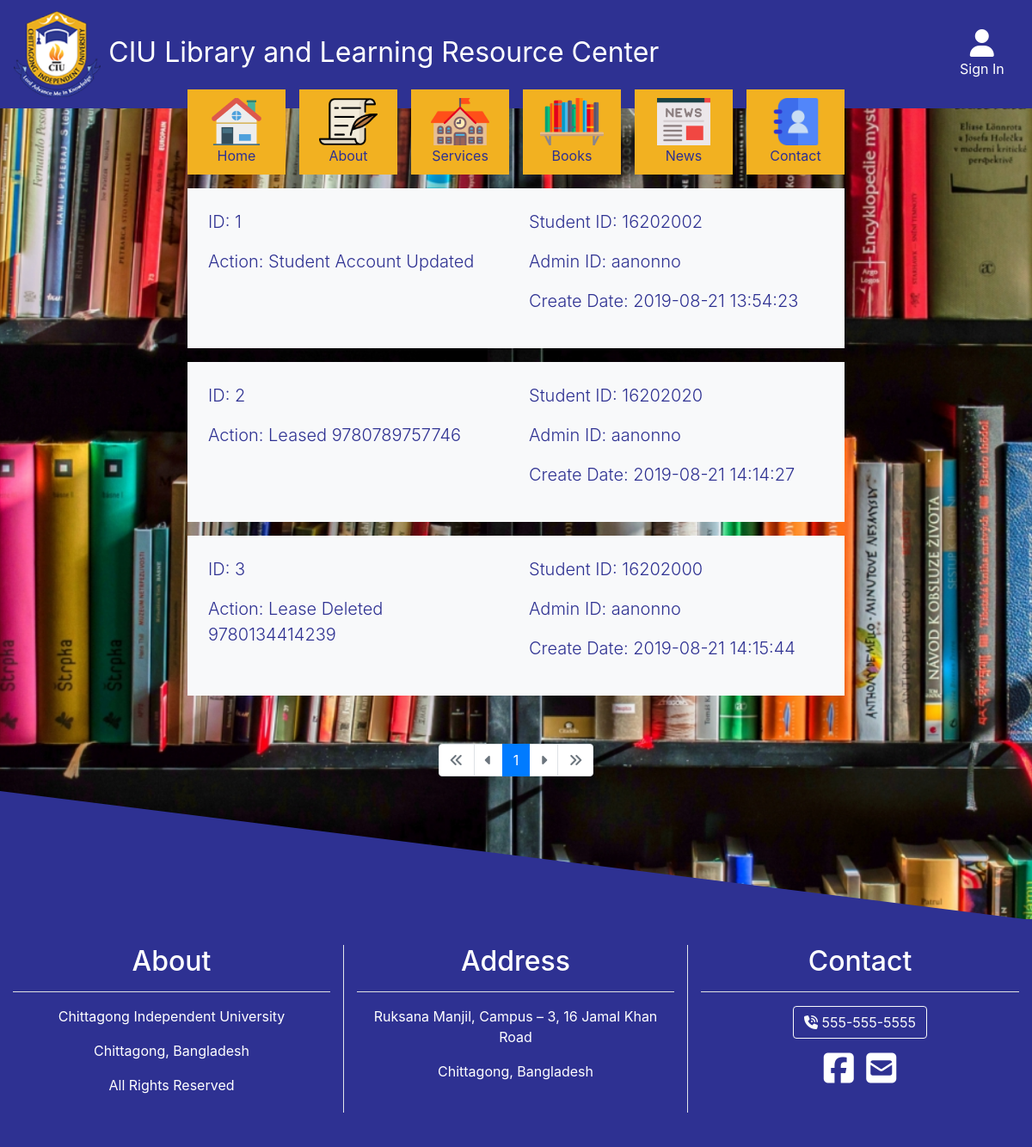
Page /view_log.php on the committed database.
### tables this page shows
CREATE TABLE `log` (
  `id` int(11) NOT NULL,
  `action` varchar(255) NOT NULL,
  `student_id` int(20) NOT NULL,
  `admin_id` varchar(20) NOT NULL,
  `create_date` timestamp NOT NULL DEFAULT CURRENT_TIMESTAMP
);

### lib/Template.php (called while the page is built, shortened)
<?php
class Template{
    protected $template;
    public function __construct($template)
    {
        $this->template = $template;
    }
    public function __toString()
    {
        include basename($this->template);
        return ob_get_clean();
    }
}

### lib/Log.php (called while the page is built, shortened)
<?php
class Log
{
    private $db;
    public function __construct()
    {
        $this->db = new Database;
    }
    public function getLogs()
    {
        $query = "SELECT * FROM log ORDER BY create_date";
        $this->db->query($query);
        try {
            $results = $this->db->resultSet();
        } catch (Exception $e) {
            die($e);
            $results = false;
        }
        return $results;
    }
}

### lib/Database.php (called while the page is built, shortened)
<?php
class Database
{
    private $host = DB_HOST;
    private $user = DB_USER;
    private $pass = DB_PASS;
    private $dbname = DB_NAME;
    private $dbHandler;
    private $statement;
    public function __construct()
    {
        $dsn = 'mysql:host=' . $this->host . ';dbname=' . $this->dbname;
        $options = array(
            PDO::ATTR_PERSISTENT => true,
            PDO::ATTR_ERRMODE => PDO::ERRMODE_EXCEPTION
        );
        try {
            $this->dbHandler = new PDO($dsn, $this->user, $this->pass, $options);
        } catch (PDOException $e) {
            $this->error = $e->getMessage();
            die($this->error);
        }
    }
    public function query($query)
    {
        $this->statement = $this->dbHandler->prepare($query);
    }
    public function execute(){
        return $this->statement->execute();
    }
    public function resultSet(){
        $this->execute();
        return $this->statement->fetchAll(PDO::FETCH_OBJ);
    }
}

### templates/view_log_page.php (the view, shortened to what this page needs)
<!DOCTYPE html>
<html lang="en">
<head>
    <?php require_once "include/header_include.php"; ?>
</head>
<body>
    <?php require_once "include/navbar.php"; ?>
    <div class="nav-window">
        <div class="container">
            <nav class="row">
                <?php require_once "include/nav_menu_cards.php"; ?>
                <?php
                $loopStart = $page * 10;
                $resultsSize = count($results);
                if ($resultsSize < (10 + $page * 10)) {
                    $loopEnd = $resultsSize;
                } else {
                    $loopEnd = $loopStart + 10;
                }
                for ($i = $loopStart; $i < $loopEnd; $i++) : ?>
                <div class="col-12 menuCardContainer">
                    <div class="menu-card bg-light p-4">
                        <div class="row">
                            <div class="col-lg-6 text-left">
                                <p class="lead">ID: <?php echo $results[$i]->id; ?></p>
                                <p class="lead">Action: <?php echo $results[$i]->action; ?></p>
                            </div>
                            <div class="col-lg-6 text-left">
                                <p class="lead">Student ID: <?php echo $results[$i]->student_id; ?></p>
                                <p class="lead">Admin ID: <?php echo $results[$i]->admin_id; ?></p>
                                <p class="lead">Create Date: <?php echo $results[$i]->create_date; ?></p>
                            </div>
                        </div>
                    </div>
                </div>
                <?php endfor; ?>
            </nav>
            <nav aria-label="Page navigation example" class="mt-5">
                <ul class="pagination justify-content-center">
                    <li class="page-item <?php echo ($page > 0) ? '' : 'disabled'; ?>">
                        <a class="page-link" href="view_log.php?&page=<?php echo 0; ?>">
                            <i class="fas fa-angle-double-left"></i>
                        </a>
                    </li>
                    <li class="page-item <?php echo ($page > 0) ? '' : 'disabled'; ?>">
                        <a class="page-link" href="view_log.php?&page=<?php echo $page - 1; ?>">
                            <i class="fas fa-caret-left"></i>
                        </a>
                    </li>
                    <li class="page-item active">
                        <a class="page-link" href="#">
                            <?php echo $page + 1; ?>
                        </a>
                    </li>
                    <li class="page-item <?php echo (count($results) > ($page * 10) + 10) ? '' : 'disabled'; ?>">
                        <a class="page-link" href="view_log.php?&page=<?php echo $page + 1; ?>">
                            <i class="fas fa-caret-right"></i>
                        </a>
                    </li>
                    <li class="page-item  <?php echo (count($results) > ($page * 10) + 10) ? '' : 'disabled'; ?>">
                        <a class="page-link" href="view_log.php?&page=<?php echo $lastPage; ?>">
                            <i class="fas fa-angle-double-right"></i>
                        </a>
                    </li>
                </ul>
            </nav>
        </div>
        <?php require_once "include/footer_include.php"; ?>
    </div>
</body>

### css/main.css (style rules this page uses)
nav { z-index: 1; }
.nav-window { margin-top: -30px; text-align: center; background-image: url('../img/bookcase.jpg'); background-position: center center; background-repeat: no-repeat; background-size: cover; background-attachment: fixed; }
.menu-card { display: inline-block; background-color: #F2B121; color: #2E3192; text-align: center; padding: 10px; text-align: center; position: relative; z-index: 10; width: 100%; }
.menuCardContainer { padding: 10px; }
.container { display: inline-block; width: 65vw; }
@media only screen and (max-width: 1200px) { .menuCardContainer { padding: 8px; } }

### rows in the picture
log: id "1", action "Student Account Updated", student "16202002", admin "aanonno", create_date "2019-08-21 13:54:23"
log: id "2", action "Leased 9780789757746", student "16202020", admin "aanonno", create_date "2019-08-21 14:14:27"
log: id "3", action "Lease Deleted 9780134414239", student "16202000", admin "aanonno", create_date "2019-08-21 14:15:44"

### other values in the picture
$page + 1 "1"
